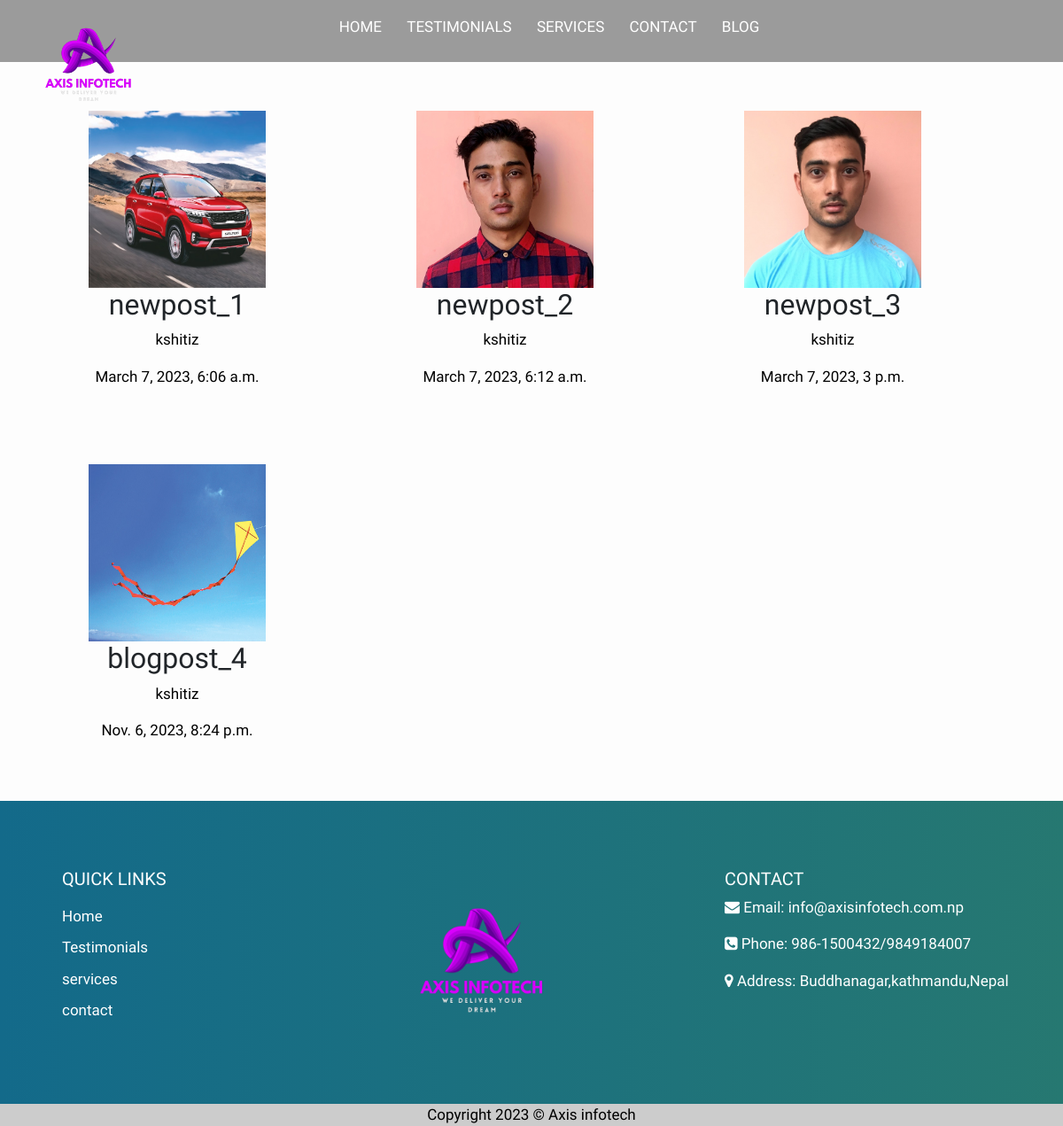
The page /blog_listing on the database its author committed.
### post/models.py (models this page shows, shortened)
class Post(models.Model):
    title=models.CharField(max_length=200,unique=True)
    image=models.ImageField(upload_to= 'uploads')
    author=models.ForeignKey(User,on_delete=models.CASCADE,related_name="blog_post")
    content=models.TextField()
    updated=models.DateTimeField(auto_now=True)
    created=models.DateTimeField(auto_now_add=True)
    status= models.IntegerField(choices=STATUS,default=0)
    category=models.ForeignKey('Category',blank=True,null=True,on_delete=models.CASCADE)
    class meta:
        ordering=['-created']

### post/views.py (the view)
# urls.py: path('blog_listing', views.blog_list, name='bloglist'),
def blog_list(request):
    blogs=Post.objects.all()
    return render(request,'post/blog_list.html',{'blogs':blogs})

### templates/post/blog_list.html
{% extends "./base.html" %}
{% load static %}
{% block content %}
<div class="blog-section">
<div class="blog_list">
{% for blogpost in blogs %}
<div class="blog_items">
   <img src="{{blogpost.image.url}}">
<h2>{{blogpost.title}}</h2>
<p style="color: #000;">{{blogpost.author}}</p>
<p style="color: #000;">{{blogpost.created}}</p>
</div>
{% endfor %}
</div>
</div>
{% endblock  %}

### static/css/style.css (style rules this page uses)
body { font-family: 'Work Sans', sans-serif; font-size: 17px; background-color: #fdfdfd; }
html { scroll-behavior: smooth; }
.blog-section { display: flex; }
.blog_list { display: flex; flex-direction: row; gap: 70px; margin: 125px 50px 50px 50px; flex-wrap: wrap; }
.blog_list img { width: 200px; height: 200px; }
.blog_items { width: 300px; text-align: center; }
footer h5, li a,p { color: #fff; }

### rows shown on the page
Post: image (picture), title "newpost_1", author "kshitiz", created "March 7, 2023, 6:06 a.m."
Post: image (picture), title "newpost_2", author "kshitiz", created "March 7, 2023, 6:12 a.m."
Post: image (picture), title "newpost_3", author "kshitiz", created "March 7, 2023, 3 p.m."
Post: image (picture), title "blogpost_4", author "kshitiz", created "Nov. 6, 2023, 8:24 p.m."
